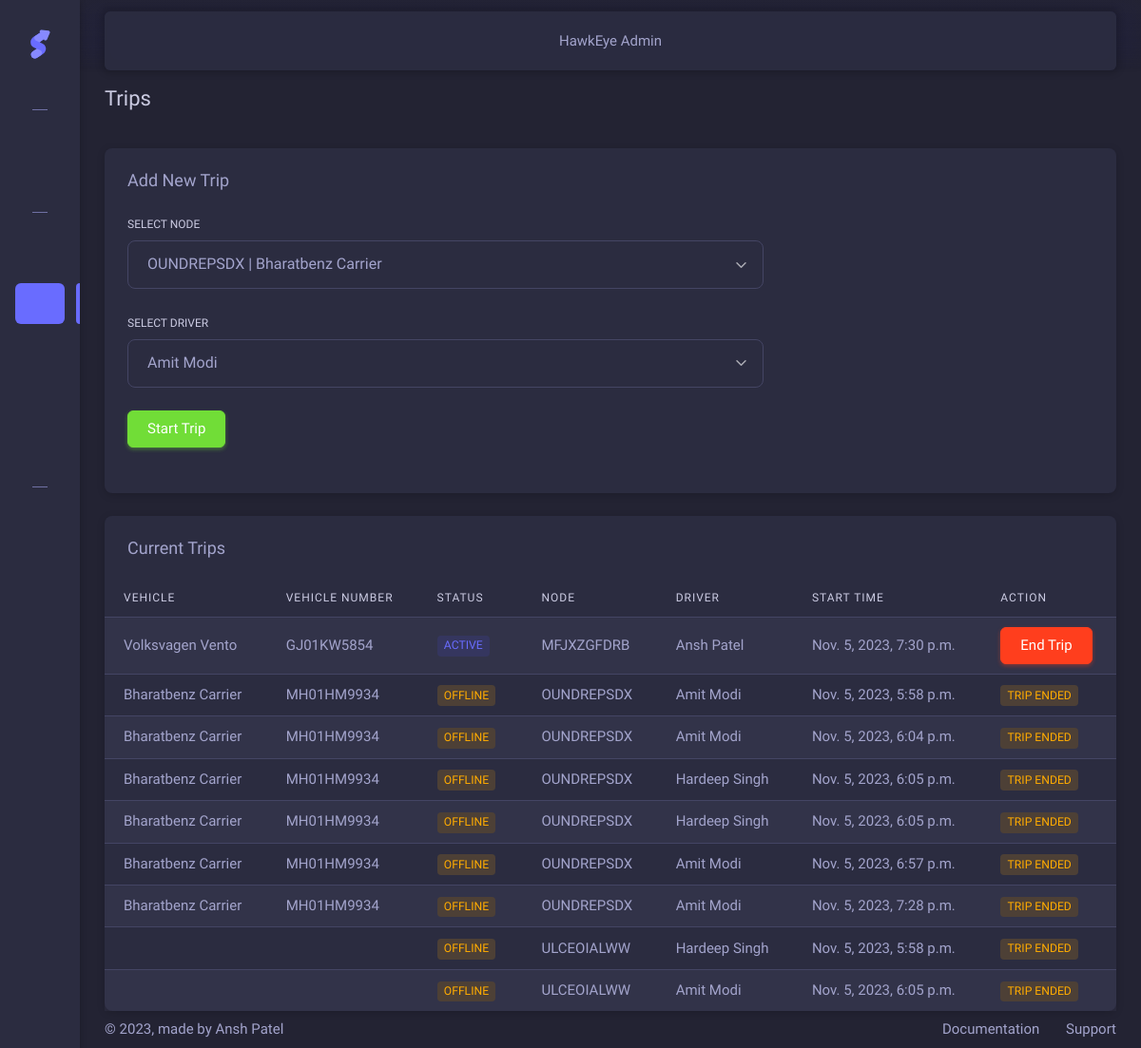
/trips/ (signed in), run on an earlier commit of the app's database.
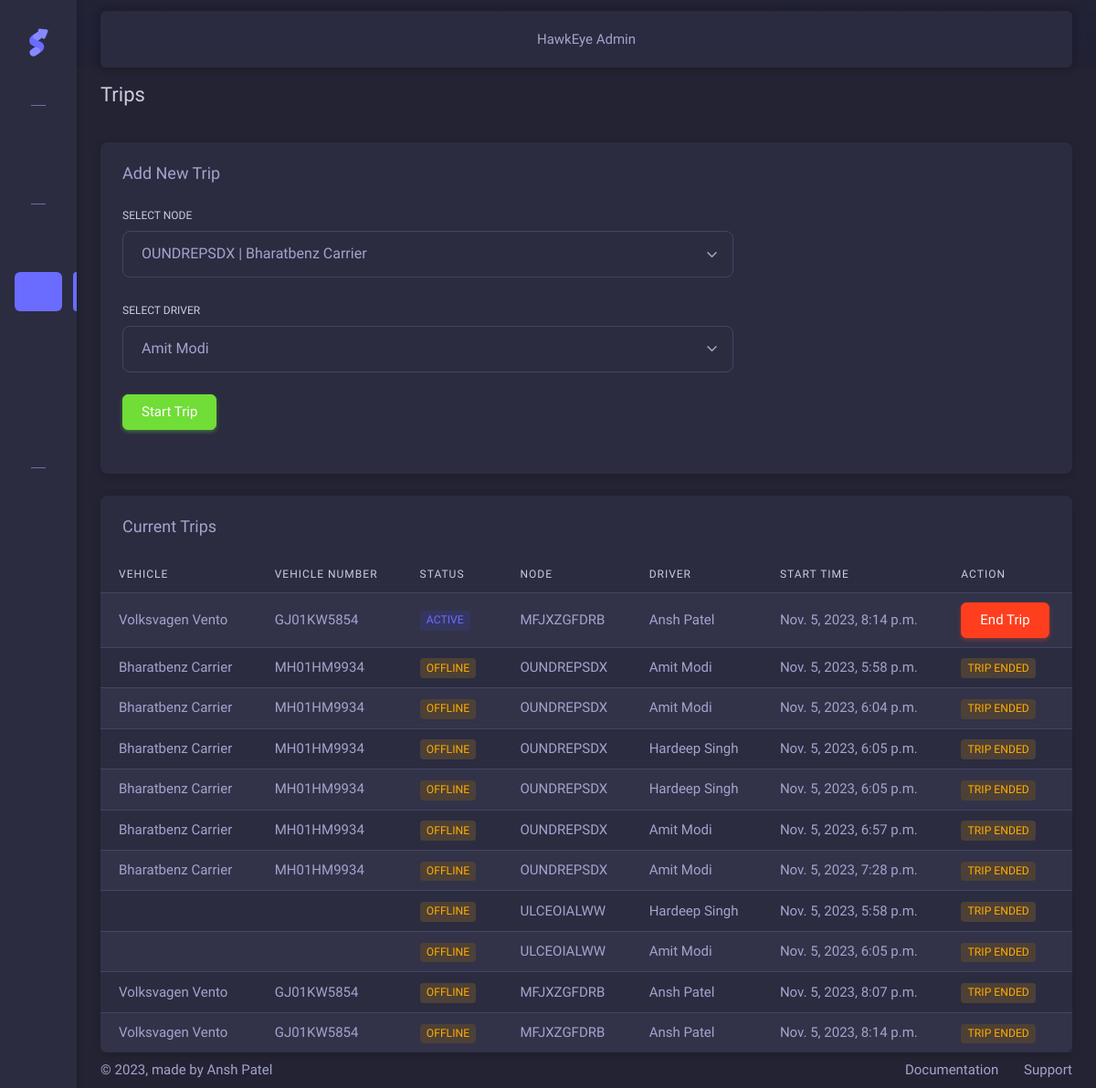
And on a later commit of the database.
### Tracker/models.py (models this page shows, shortened)
class Trip(models.Model):
    node = models.ForeignKey(TrackerNode, on_delete=models.CASCADE)
    driver = models.ForeignKey(Driver, on_delete=models.CASCADE, null=True)
    start_time = models.DateTimeField(auto_now=True)
    end_time = models.DateTimeField(null=True, blank=True)
    is_active = models.BooleanField(default=False)
    def __str__(self):
        return f"{self.node} | Start {self.start_time} | End: {self.end_time}"
    class Meta:
        verbose_name_plural = "Trips"
        verbose_name = "Trip"

class TrackerNode(models.Model):
    node_id = models.CharField(max_length=10, unique=True, default=generate_random_string)
    is_online = models.BooleanField(default=False)
    vehicle = models.ForeignKey(Vehicle, on_delete=models.CASCADE, null=True, blank=True)
    group = models.ForeignKey(Organization, on_delete=models.CASCADE, null=True, blank=True)
    def __str__(self):
        return f"Tracker Node {self.node_id} | Online Status: {self.is_online}"
    class Meta:
        verbose_name_plural = "Tracker Nodes"
        verbose_name = "Tracker Node"

class Vehicle(models.Model):
    group = models.ForeignKey(Organization, on_delete=models.CASCADE)
    name = models.CharField(max_length=1024)
    number = models.CharField(max_length=1024)
    last_updated = models.DateTimeField(auto_now=True)
    class Meta:
        verbose_name_plural = "Vehicles"
        verbose_name = "Vehicle"

class Driver(models.Model):
    group = models.ForeignKey(Organization, on_delete=models.CASCADE)
    name = models.CharField(max_length=1024)
    phone = models.CharField(max_length=1024)
    email = models.CharField(max_length=1024)
    license_number = models.CharField(max_length=1024)
    license_expiry = models.DateTimeField(auto_now=True)
    address = models.CharField(max_length=1024)
    city = models.CharField(max_length=1024)
    state = models.CharField(max_length=1024)
    country = models.CharField(max_length=1024)
    pincode = models.CharField(max_length=1024)
    last_updated = models.DateTimeField(auto_now=True)
    class Meta:
        verbose_name_plural = "Drivers"
        verbose_name = "Driver"

### Tracker/views.py (the view, shortened to what this page needs)
# urls.py: path('trips/', trip, name='trips'),
@login_required(login_url='/login/')
def trip(request):
    nodes = TrackerNode.objects.filter(group=Organization.objects.get(user=request.user))
    trips = Trip.objects.filter(node__in=nodes)
    print(trips)
    context = {
        'pagename': 'trips',
        "nodes": nodes,
        "drivers": Driver.objects.filter(group=Organization.objects.get(user=request.user)),
        "trips": trips
    }
    return render(request, "pages/logistics/trips.html", context)

### templates/pages/logistics/trips.html (shortened to what the changed rows need)
{% extends 'base.html' %}
{% block page_styles %}
    <link rel="stylesheet" href="/static/user_assets/vendor/libs/perfect-scrollbar/perfect-scrollbar.css"/>
    <link rel="stylesheet" href="/static/user_assets/vendor/libs/typeahead-js/typeahead.css"/>
    <link rel="stylesheet" href="/static/user_assets/vendor/libs/select2/select2.css"/>
    <link rel="stylesheet" href="/static/user_assets/vendor/libs/tagify/tagify.css"/>
    <link rel="stylesheet" href="/static/user_assets/vendor/libs/bootstrap-select/bootstrap-select.css"/>
    <link rel="stylesheet" href="/static/user_assets/vendor/libs/typeahead-js/typeahead.css"/>
{% endblock %}
{% block content %}
    <div class="row">
        <div class="col-12">
            <div class="card">
                <div class="table-responsive text-nowrap">
                    <table class="table table-striped">
                        <thead>
                        <tr>
                            <th>Vehicle</th>
                            <th>Vehicle Number</th>
                            <th>Status</th>
                            <th>Node</th>
                            <th>Driver</th>
                            <th>Start Time</th>
                            <th>Action</th>
                        </tr>
                        </thead>
                        <tbody class="table-border-bottom-0">
                        {% for trip in trips|dictsortreversed:"is_active" %}
                            <tr>
                                <td><span class="fw-medium">{{ trip.node.vehicle.name }}</span>
                                </td>
                                <td><span class="fw-medium">{{ trip.node.vehicle.number }}</span>
                                </td>
                                <td>
                                    {% if trip.is_active %}
                                        <span class="badge bg-label-primary me-1">Active</span>
                                    {% else %}
                                        <span class="badge bg-label-warning me-1">Offline</span><br>
                                    {% endif %}
                                </td>
                                <td>{{ trip.node.node_id }}</td>
                                <td>{{ trip.driver.name }}</td>
                                <td>{{ trip.start_time }}</td>
                                <td>
                                    {% if trip.is_active %}
                                    <form action="" method="POST">
                                        <button type="submit" class="btn btn-danger">End Trip</button>
                                    </form>
                                    {% else %}
                                        <span class="badge bg-label-warning me-1">Trip Ended</span><br>
                                    {% endif %}
                                </td>
                            </tr>
                        {% endfor %}
                        </tbody>
                    </table>
                </div>
            </div>
        </div>
    </div>
{% endblock %}

What changed in the data, as far as the page shows it:
added Trip: node.vehicle.name "Volksvagen Vento", node.vehicle.number "GJ01KW5854", is_active "ACTIVE", node.node_id "MFJXZGFDRB", driver.name "Ansh Patel", start_time "Nov. 5, 2023, 8:14 p.m."
changed Trip: start_time "Nov. 5, 2023, 7:30 p.m." → "Nov. 5, 2023, 8:07 p.m."; is_active "ACTIVE End Trip" → "OFFLINE TRIP ENDED"; moves down the list
added Trip: node.vehicle.name "Volksvagen Vento", node.vehicle.number "GJ01KW5854", is_active "OFFLINE", node.node_id "MFJXZGFDRB", driver.name "Ansh Patel", start_time "Nov. 5, 2023, 8:14 p.m."
